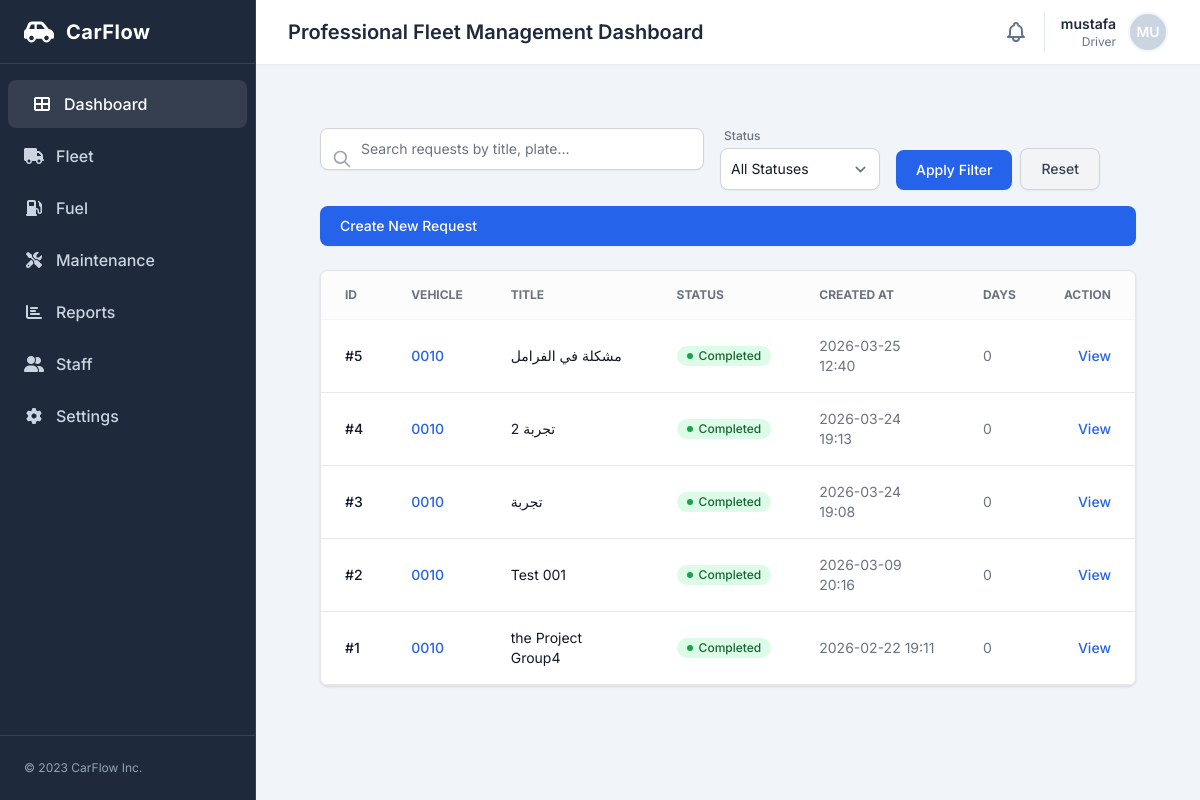
Page /maintenance/requests/ (signed in) on the earlier database version.
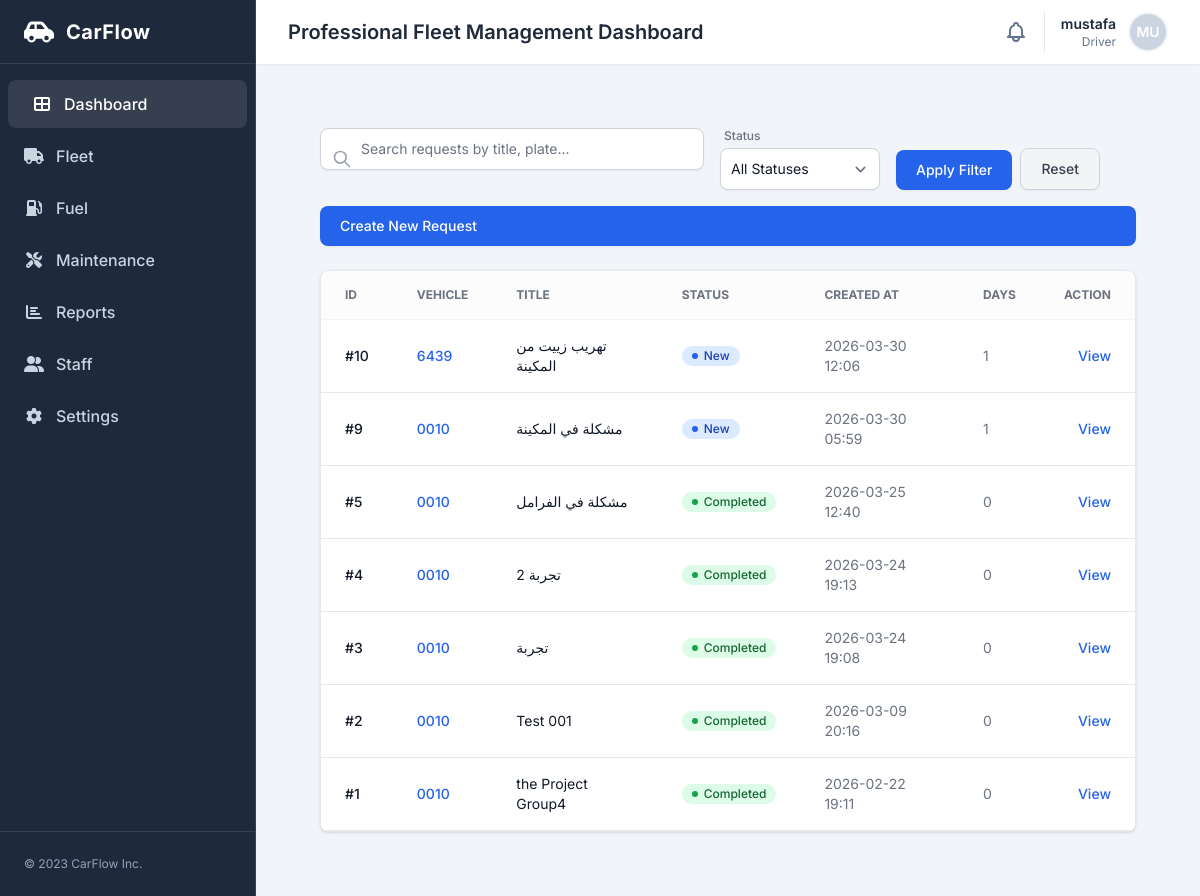
Same page on the later database version.
### maintenance/models.py (models this page shows)
class MaintenanceRequest(models.Model):
    STATUS_CHOICES = [
        ("new", "New"),
        ("approved", "Approved"),
        ("in_progress", "In Progress"),
        ("completed", "Completed"),
    ]
    car = models.ForeignKey(
        "fleet.Car",
        on_delete=models.CASCADE,
        related_name="maintenance_requests"
    )
    title = models.CharField(max_length=200)
    description = models.TextField()
    odometer = models.PositiveIntegerField(default=0)
    status = models.CharField(
        max_length=20,
        choices=STATUS_CHOICES,
        default="new",
        db_index=True,
    )
    created_by = models.ForeignKey(
        settings.AUTH_USER_MODEL,
        on_delete=models.SET_NULL,
        null=True
    )
    created_at = models.DateTimeField(auto_now_add=True)
    updated_at = models.DateTimeField(auto_now=True)
    previous_car_status = models.CharField(
        max_length=20,
        choices=Car.STATUS_CHOICES,
        null=True,
        blank=True,
    )
    completion_comment = models.TextField(blank=True)
    completed_at = models.DateTimeField(null=True, blank=True)

### fleet/models.py (models this page shows, shortened)
class Car(models.Model):
    STATUS_CHOICES = [
        ("available", "Available"),
        ("assigned", "Assigned"),
        ("maintenance", "Maintenance"),
        ("inactive", "Inactive"),
    ]
    VEHICLE_TYPE_CHOICES = [
        ("Sedan", "Sedan"),
        ("Reefer Van", "Chiller Van"),
        ("Reefer Truck", "Reefer Truck"),
        ("Reefer Pickup", "Reefer Pickup"),
    ]
    plate_number = models.CharField(max_length=20, unique=True, db_index=True)
    brand = models.CharField(max_length=100, default='Unknown')
    vehicle_type = models.CharField(max_length=100, choices=VEHICLE_TYPE_CHOICES, verbose_name="Vehicle Type", default="Sedan")
    year = models.PositiveIntegerField()
    vin = models.CharField(max_length=64, blank=True)
    status = models.CharField(
        max_length=20,
        choices=STATUS_CHOICES,
        default="available",
        db_index=True,
    )
    region = models.ForeignKey(
        "accounts.Region",
        on_delete=models.SET_NULL,
        null=True,
        blank=True,
        related_name="cars",
    )
    notes = models.TextField(blank=True)
    created_at = models.DateTimeField(auto_now_add=True)
    class Meta:
        ordering = ["plate_number"]

### maintenance/views.py (the view)
# urls.py: path("requests/", MaintenanceRequestListView.as_view(), name="request_list"),
class MaintenanceRequestListView(LoginRequiredMixin, ListView):
    model = MaintenanceRequest
    paginate_by = 70
    template_name = "maintenance/request_list.html"
    def get_queryset(self):
        qs = super().get_queryset()
        q = self.request.GET.get("q")
        status = self.request.GET.get("status")
        if q:
            qs = qs.filter(Q(title__icontains=q) | Q(car__plate_number__icontains=q) | Q(description__icontains=q))
        if status:
            qs = qs.filter(status=status)
        return qs.order_by("-created_at")
    def get_context_data(self, **kwargs):
        context = super().get_context_data(**kwargs)
        today = timezone.localdate()
        def calculate_business_days(req):
            if not req.created_at:
                return 0
            start = req.created_at.date()
            if start > today:
                return 0
            end_date = req.updated_at.date() if req.status == "completed" else today
            if req.status != "new":
                return 0
            business_days = 0
            current = start
            while current <= end_date:
                if current.weekday() != 4:  # الجمعة هو اليوم 4
                    business_days += 1
                current += timedelta(days=1)
            return business_days
        requests_with_days = []
        for req in context['object_list']:
            days_count = calculate_business_days(req)
            requests_with_days.append({
                'object': req,
                'days_count': days_count
            })
        context['requests_with_days'] = requests_with_days
        return context

### maintenance/templates/maintenance/request_list.html (shortened to what this page needs)
{% extends "base.html" %}
{% block content %}
<div class="flex-1 overflow-y-auto p-4 sm:p-6 lg:p-8 custom-scrollbar">
  <section class="bg-transparent mb-6">
    <div class="flex flex-col xl:flex-row gap-4 xl:items-end justify-between">
      <form method="get" class="flex flex-col md:flex-row gap-4 flex-1">
        <div class="relative w-full md:w-96">
          <div class="absolute inset-y-0 left-0 flex items-center pl-3 pointer-events-none">
          </div>
          <input class="block w-full p-2.5 pl-10 text-sm text-gray-900 border border-gray-300 rounded-lg bg-white focus:ring-blue-500 focus:border-blue-500 shadow-sm" name="q" value="{{ request.GET.q }}" placeholder="Search requests by title, plate..." type="text">
        </div>
        <div class="relative w-full md:w-auto">
          <div class="flex flex-col">
            <label class="text-xs font-medium text-gray-500 mb-1 ml-1" for="status-filter">Status</label>
            <select class="bg-white border border-gray-300 text-gray-900 text-sm rounded-lg focus:ring-blue-500 focus:border-blue-500 block w-full p-2.5 min-w-[160px] shadow-sm" id="status-filter" name="status">
              <option value="">All Statuses</option>
            </select>
          </div>
        </div>
        <div class="flex items-end gap-2">
          <button type="submit" class="text-white bg-blue-600 hover:bg-blue-700 focus:ring-4 focus:ring-blue-300 font-medium rounded-lg text-sm px-5 py-2.5 focus:outline-none shadow-sm transition-colors">Apply Filter</button>
          <a href="{% url 'maintenance:request_list' %}" class="text-gray-700 bg-gray-100 hover:bg-gray-200 focus:ring-4 focus:ring-gray-300 font-medium rounded-lg text-sm px-5 py-2.5 focus:outline-none shadow-sm transition-colors border border-gray-300 flex items-center justify-center">Reset</a>
        </div>
      </form>
      <a href="{% url 'maintenance:request_create' %}" class="text-white bg-blue-600 hover:bg-blue-700 focus:ring-4 focus:ring-blue-300 font-medium rounded-lg text-sm px-5 py-2.5 focus:outline-none shadow-sm flex-shrink-0">Create New Request</a>
    </div>
  </section>
  <section class="bg-white rounded-lg shadow border border-gray-200 overflow-hidden">
    <div class="overflow-x-auto">
      <table class="w-full text-sm text-left text-gray-500">
        <thead class="text-xs text-gray-500 font-bold bg-gray-50/50 uppercase border-b border-gray-100">
          <tr>
            <th class="px-6 py-4" scope="col">ID</th>
            <th class="px-6 py-4" scope="col">Vehicle</th>
            <th class="px-6 py-4" scope="col">Title</th>
            <th class="px-6 py-4" scope="col">Status</th>
            <th class="px-6 py-4" scope="col">Created At</th>
            <th class="px-6 py-4" scope="col">Days</th>
            <th class="px-6 py-4 text-right" scope="col">Action</th>
          </tr>
        </thead>
        <tbody>
          {% for req_data in requests_with_days %}
          {% with req=req_data.object %}
          <tr class="bg-white border-b hover:bg-gray-50 transition-colors">
            <td class="px-6 py-4 font-medium text-gray-900">#{{ req.pk }}</td>
            <td class="px-6 py-4 font-medium text-blue-600">
                <a href="{% url 'fleet:car_detail' req.car.pk %}">{{ req.car.plate_number }}</a>
            </td>
            <td class="px-6 py-4 text-gray-900">{{ req.title }}</td>
            <td class="px-6 py-4">
              {% if req.status == 'new' %}
              <span class="bg-blue-100 text-blue-800 text-xs font-medium px-2.5 py-0.5 rounded-full flex items-center w-fit gap-1.5"><span class="w-1.5 h-1.5 rounded-full bg-blue-600"></span> New</span>
              {% elif req.status == 'approved' %}
              <span class="bg-indigo-100 text-indigo-800 text-xs font-medium px-2.5 py-0.5 rounded-full flex items-center w-fit gap-1.5"><span class="w-1.5 h-1.5 rounded-full bg-indigo-600"></span> Approved</span>
              {% elif req.status == 'in_progress' %}
              <span class="bg-yellow-100 text-yellow-800 text-xs font-medium px-2.5 py-0.5 rounded-full flex items-center w-fit gap-1.5"><span class="w-1.5 h-1.5 rounded-full bg-yellow-600"></span> In Progress</span>
              {% elif req.status == 'completed' %}
              <span class="bg-green-100 text-green-800 text-xs font-medium px-2.5 py-0.5 rounded-full flex items-center w-fit gap-1.5"><span class="w-1.5 h-1.5 rounded-full bg-green-600"></span> Completed</span>
              {% else %}
              <span class="bg-gray-100 text-gray-800 text-xs font-medium px-2.5 py-0.5 rounded-full flex items-center w-fit gap-1.5"><span class="w-1.5 h-1.5 rounded-full bg-gray-600"></span> {{ req.get_status_display }}</span>
              {% endif %}
            </td>
            <td class="px-6 py-4 text-gray-500">{{ req.created_at|date:"Y-m-d H:i" }}</td>
            <td class="px-6 py-4 text-gray-500">
              {{req_data.days_count}}
            </td>
            <td class="px-6 py-4 text-right">
              <a href="{% url 'maintenance:request_detail' req.pk %}" class="font-medium text-blue-600 hover:underline">View</a>
            </td>
          </tr>
          {% endwith %}
          {% empty %}
          <tr><td class="px-6 py-4 text-center" colspan="7">No maintenance requests found</td></tr>
          {% endfor %}
        </tbody>
      </table>
    </div>
  </section>
</div>
{% endblock %}

### templates/base.html (shortened to what this page needs)
<!DOCTYPE html>
<html lang="en">
<head>
{% load static %}
<script src="https://cdn.tailwindcss.com?plugins=forms,container-queries"></script>
{% if debug %}
<link rel="stylesheet" href="{% static 'css/base.css' %}">
<link rel="stylesheet" href="{% static 'css/layout.css' %}">
{% else %}
<link rel="stylesheet" href="{% static 'css/base.min.css' %}">
<link rel="stylesheet" href="{% static 'css/layout.min.css' %}">
{% endif %}
<link rel="stylesheet" href="https://cdnjs.cloudflare.com/ajax/libs/font-awesome/6.4.0/css/all.min.css">
</head>
<body class="flex h-[100dvh] md:h-screen overflow-hidden bg-main bg-slate-100">
{% include "partials/sidebar.html" %}
<div class="flex-1 flex flex-col h-full overflow-hidden">
{% include "partials/navbar.html" %}
<main class="flex-1 overflow-x-hidden overflow-y-auto bg-main p-4 sm:p-6 lg:p-8">
{% block content %}{% endblock %}
</main>
</div>
</body>
</html>

### templates/partials/sidebar.html
<aside id="sidebar" class="w-64 flex-shrink-0 bg-sidebar text-white flex flex-col transition-all duration-300 border-r border-slate-700 md:relative fixed inset-y-0 left-0 z-40 transform -translate-x-full md:translate-x-0">
<div class="h-16 flex items-center px-6 border-b border-slate-700"><div class="flex items-center text-white">
<i class="fas fa-car-side text-2xl mr-3"></i>
<span class="text-[20px] font-bold tracking-wide text-white">CarFlow</span>
</div></div>
<nav class="flex-1 overflow-y-auto py-4">
<ul class="space-y-1">
<li>
<a class="flex items-center px-6 py-[12px] bg-white/10 rounded-lg mx-2 text-white transition-colors" href="{% url 'home' %}">
<i class="fas fa-th-large w-5 mr-3 text-center"></i>
<span class="font-medium">Dashboard</span>
</a>
</li>
<li>
<a class="flex items-center px-6 py-[12px] text-slate-300 hover:bg-slate-800 hover:text-white transition-colors" href="{% url 'fleet:car_list' %}">
<i class="fas fa-truck w-5 mr-3 text-center"></i>
<span class="font-medium">Fleet</span>
</a>
</li>
<li>
<a class="flex items-center px-6 py-[12px] text-slate-300 hover:bg-slate-800 hover:text-white transition-colors" href="{% url 'fuel:dashboard' %}">
<i class="fas fa-gas-pump w-5 mr-3 text-center"></i>
<span class="font-medium">Fuel</span>
</a>
</li>
<li>
<a class="flex items-center px-6 py-[12px] text-slate-300 hover:bg-slate-800 hover:text-white transition-colors" href="{% url 'maintenance:request_list' %}">
<i class="fas fa-tools w-5 mr-3 text-center"></i>
<span class="font-medium">Maintenance</span>
</a>
</li>
<li>
<a class="flex items-center px-6 py-[12px] text-slate-300 hover:bg-slate-800 hover:text-white transition-colors" href="{% url 'reports:dashboard' %}">
<i class="fas fa-chart-bar w-5 mr-3 text-center"></i>
<span class="font-medium">Reports</span>
</a>
</li>
<li>
<a class="flex items-center px-6 py-[12px] text-slate-300 hover:bg-slate-800 hover:text-white transition-colors" href="{% url 'staff:list' %}">
<i class="fas fa-user-friends w-5 mr-3 text-center"></i>
<span class="font-medium">Staff</span>
</a>
</li>
<li>
<a class="flex items-center px-6 py-[12px] text-slate-300 hover:bg-slate-800 hover:text-white transition-colors" href="{% url 'accounts:settings' %}">
<i class="fas fa-cog w-5 mr-3 text-center"></i>
<span class="font-medium">Settings</span>
</a>
</li>
</ul>
</nav>
<div class="p-6 border-t border-slate-700">
<p class="text-xs text-slate-400">© 2023 CarFlow Inc.</p>
</div>
</aside>

### templates/partials/navbar.html (shortened to what this page needs)
<header class="h-16 flex items-center justify-between px-4 sm:px-6 lg:px-8 bg-white shadow-sm z-10">
<div class="flex items-center gap-3">
<h1 class="text-base sm:text-xl font-semibold text-slate-800 truncate max-w-[60vw] md:max-w-none">Professional Fleet Management Dashboard</h1>
</div>
<div class="flex items-center space-x-4">
<button class="text-slate-500 hover:text-slate-700 focus:outline-none">
</button>
<div class="flex items-center gap-3 border-l border-slate-200 pl-4 relative">
    <button id="user-menu-btn" class="flex items-center gap-3 focus:outline-none">
        <div class="text-right hidden sm:block">
            <p class="text-sm font-semibold text-slate-800">
                {{ request.user.get_full_name|default:request.user.username }}
            </p>
            <p class="text-xs text-slate-500">
                {% if request.user.groups.first %}
                    {{ request.user.groups.first.name }}
                {% else %}
                    User
                {% endif %}
            </p>
        </div>
        <div class="h-10 w-10 rounded-full bg-slate-300 flex items-center justify-center text-white font-semibold text-sm border-2 border-slate-100">
            {{ request.user.username|slice:":2"|upper }}
        </div>
    </button>
</div>
</header>

### templates/base.html (style rules this page uses)
body { font-family:'Inter',sans-serif;background-color:#f3f4f6 }

Differences in the rows shown:
added MaintenanceRequest: object.pk "10", object.car.plate_number "6439", object "تهريب زييت من المكينة", status "new" (drawn), object.created_at "2026-03-30 12:06", days_count "1"
added MaintenanceRequest: object.pk "9", object.car.plate_number "0010", object "مشكلة في المكينة", status "new" (drawn), object.created_at "2026-03-30 05:59", days_count "1"
